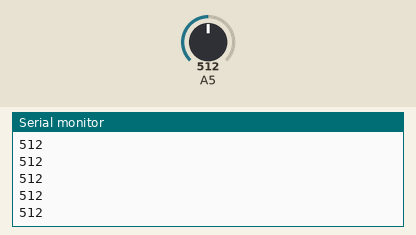
A sketch run on a simulated Arduino Uno, built with avr-gcc and run on an emulated ATmega328P. Shown: the last lines printed to the serial monitor. The inputs (shaded band) are chosen by the test bench; at power-on: A5 = 512.

Above: at 1.2 s.
1.3 s: A5 set to 716
At 1.8 s:
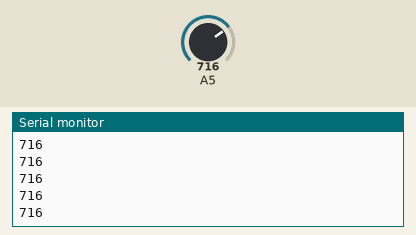
2.8 s: A5 set to 900
At 3.6 s:
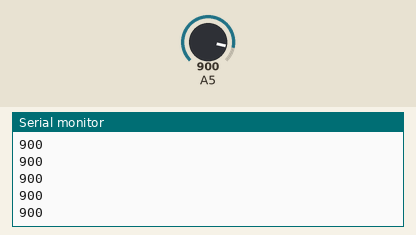
Timing chart, 0 to 5.8 s (numbered marks = the images above; inputs shaded):
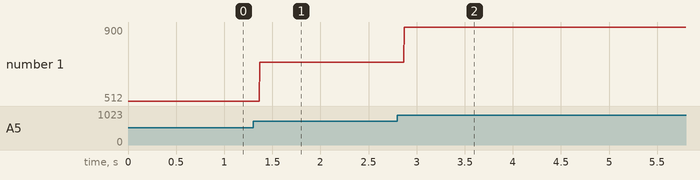

Measured:
- after the input at 1.3 s, the serial monitor: prints a new line after 0.07 s (image 1)
- after the input at 2.8 s, the serial monitor: prints a new line after 0.07 s (image 2)
- plotted number 1: 512 → 716 after the input at 1.3 s, 716 → 900 after the input at 2.8 s

The sketch:

FlameSensorTest.ino
```cpp
const int FLAME_PIN = 7;

void setup() {
  Serial.begin(9600);
  pinMode(A5, INPUT);
}

void loop() {
  Serial.println(analogRead(A5));
}
```
